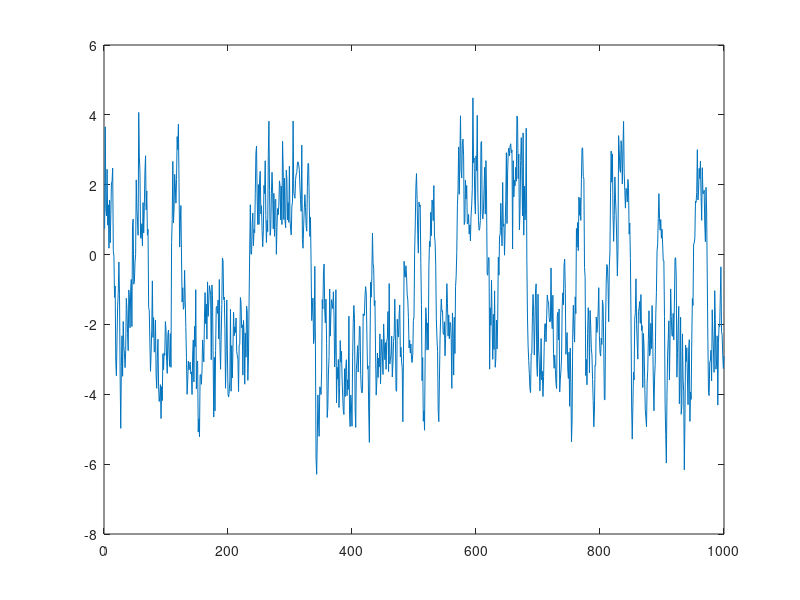

This figure's MATLAB source: (Note: this script raises an error after producing the figure.)
clear all; close all; clc;

%% --- Simulate data 
N = 1000;
e_k = randn(N,1);
x_k = zeros(N,1);

% True parameters
r_true  = 0;
a10 = -1; a11 = 0.6;
a20 =  1; a21 = 0.4;

x_k(1) = sqrt(1/(1 - a11^2)) * e_k(1);
for n = 2:N
    I1 = (x_k(n-1) <= r_true);
    I2 = (x_k(n-1) >  r_true);
    x_k(n) = (a10 + a11 * x_k(n-1)) * I1 + (a20 + a21 * x_k(n-1)) * I2 + e_k(n);
end

figure;
plot(x_k); yline(r_true, 'k--', 'threshold');
title('Simulated SETAR(2;1;1) series');
xlabel('t'); ylabel('x_t');


%%
d_candidates = 1:5;                            % possible delay values
r_candidates = linspace(min(x_k), max(x_k), 30); % grid of thresholds
best_loss = Inf;                               % initialize
best_params = struct();

% Store loss surface for visualization
loss_surface = zeros(length(d_candidates), length(r_candidates));

for i = 1:length(d_candidates)
    d = d_candidates(i);
    for j = 1:length(r_candidates)
        r = r_candidates(j);
        
        % Objective for given (r, d): minimize in theta_l = [alpha0, alpha1, beta0, beta1]
        Q = @(theta_l) setar_sse_l(theta_l, r, d, x_k);
        init_guess = [0, 0.5, 0, 0.5];
        
        [theta_l_hat, fval] = fminsearch(Q, init_guess);
        loss_surface(i,j) = fval;   % store for heatmap
        
        if fval < best_loss
            best_loss = fval;
            best_params = struct( ...
                'theta_l', theta_l_hat, ...
                'r', r, ...
                'd', d, ...
                'loss', fval ...
            );
        end
    end
end


%% --- Display best results ---
disp('Best parameter estimates:');
fprintf('alpha0 = %.3f, alpha1 = %.3f\n', best_params.theta_l(1), best_params.theta_l(2));
fprintf('beta0  = %.3f, beta1  = %.3f\n', best_params.theta_l(3), best_params.theta_l(4));
fprintf('r_hat  = %.3f, d_hat  = %d\n', best_params.r, best_params.d);


%% --- Plot loss surface ---
figure;
imagesc(r_candidates, d_candidates, loss_surface);
set(gca, 'YDir', 'normal');
colorbar;
xlabel('Threshold r');
ylabel('Delay d');
title('Loss surface Q(\theta_l) over (r,d)');
hold on;
plot(best_params.r, best_params.d, 'rx', 'MarkerSize', 12, 'LineWidth', 2);
text(best_params.r, best_params.d, '  Optimum', 'Color', 'r', 'FontWeight', 'bold');
hold off;


%% --- Supporting function ---
function SSE = setar_sse_l(theta_l, r, d, x)
    % Extract parameters
    alpha0 = theta_l(1); alpha1 = theta_l(2);
    beta0  = theta_l(3); beta1  = theta_l(4);
    N = length(x);

    err = zeros(N - d, 1);
    for t = (d + 1):N
        if x(t - d) <= r
            x_hat = alpha0 + alpha1 * x(t - 1);
        else
            x_hat = beta0 + beta1 * x(t - 1);
        end
        err(t - d) = x(t) - x_hat;
    end
    
    SSE = sum(err.^2) / (N - d);   % mean squared error
end
